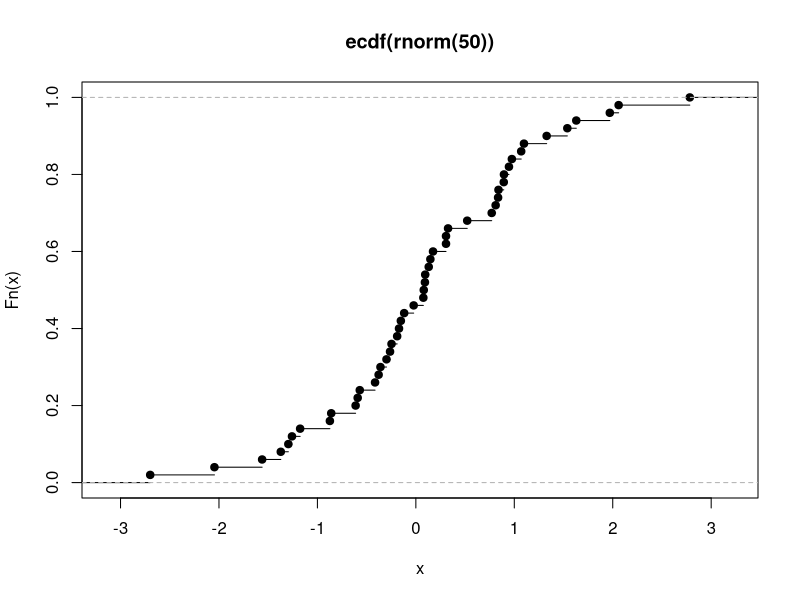

Generate this figure with R: (Note: this script raises an error after producing the figure.)
#Environments and Functions
#--------------------------
#Environments
#~~~~~~~~~~~~


an_environment <- new.env()


an_environment[["pythag"]] <- c(12, 15, 20, 21) #See http://oeis.org/A156683

an_environment$root <- polyroot(c(6, -5, 1))


assign(
  "moonday",
  weekdays(as.Date("1969/07/20")),
  an_environment
)


an_environment[["pythag"]]
an_environment$root

get("moonday", an_environment)


ls(envir = an_environment)

ls.str(envir = an_environment)


exists("pythag", an_environment)


#Convert to list
(a_list <- as.list(an_environment))
a_list
# ... and back again.  Both lines of code do the same thing
as.environment(a_list)
list2env(a_list)


nested_environment <- new.env(parent = an_environment)

name = "Atin"
exists("name", nested_environment)

exists("pythag", nested_environment, inherits = FALSE)


non_stormers <<- c(3, 7, 8, 13, 17, 18, 21) #See http://oeis.org/A002312

get("non_stormers", envir = globalenv())

head(ls(envir = baseenv()), 20)


#Functions
#~~~~~~~~~


#Creating and Calling Functions
#^^^^^^^^^^^^^^^^^^^^^^^^^^^^^^


rt


hypotenuse <- function(x, y)
{
  sqrt(x ^ 2 + y ^ 2)
}


hypotenuse <- function(x, y) sqrt(x ^ 2 + y ^ 2)   #same as before


hypotenuse(3, 4)
hypotenuse(y = 24, x = 7)


hypotenuse <- function(x = 5, y = 12)
{
  sqrt(x ^ 2 + y ^ 2)
}
hypotenuse() #equivalent to hypotenuse(5, 12)


formals(hypotenuse)

args(hypotenuse)

formalArgs(hypotenuse)


(body_of_hypotenuse <- body(hypotenuse))

deparse(body_of_hypotenuse)

normalize <- function(x, m = mean(x), s = sd(x))
{
  (x - m) / s
}

normalized <- normalize(c(1, 3, 6, 10, 15))

mean(normalized)        #almost 0!

sd(normalized)


normalize(c(1, 3, 6, 10, NA))


normalize <- function(x, m = mean(x, na.rm = na.rm),
  s = sd(x, na.rm = na.rm), na.rm = FALSE)
{
  (x - m) / s
}
normalize(c(1, 3, 6, 10, NA))
normalize(c(1, 3, 6, 10, NA), na.rm = TRUE)


normalize <- function(x, m = mean(x, ...), s = sd(x, ...), ...)
{
  (x - m) / s
}
normalize(c(1, 3, 6, 10, NA))
normalize(c(1, 3, 6, 10, NA), na.rm = TRUE)


#Passing Functions To and From Other Functions
#^^^^^^^^^^^^^^^^^^^^^^^^^^^^^^^^^^^^^^^^^^^^^


do.call(hypotenuse, list(x = 3, y = 4)) #same as hypotenuse(3, 4)


dfr1 <- data.frame(x = 1:5, y = rt(5, 1))
dfr2 <- data.frame(x = 6:10, y = rf(5, 1, 1))
dfr3 <- data.frame(x = 11:15, y = rbeta(5, 1, 1))

do.call(rbind, list(dfr1, dfr2, dfr3)) #same as rbind(dfr1, dfr2, dfr3)


menage <- c(1, 0, 0, 1, 2, 13, 80) #See http://oeis.org/A000179

mean(menage)


mean(c(1, 0, 0, 1, 2, 13, 80))


x_plus_y <- function(x, y) x + y

do.call(x_plus_y, list(1:5, 5:9))

#is the same as
do.call(function(x, y) x + y, list(1:5, 5:1))


(emp_cum_dist_fn <- ecdf(rnorm(50)))

is.function(emp_cum_dist_fn)

plot(emp_cum_dist_fn)


#Variable Scope
#^^^^^^^^^^^^^^


f <- function(x)
{
  y <- 1
  g <- function(x)
  {
    (x + y) / 2 #y is used, but is not a formal argument of g.
  }
  g(x)
}

f(sqrt(5))      #It works! y is magically found in the environment of f


f <- function(x)
{
  y <- 1
  g(x)
}
g <- function(x)
{
  (x + y) / 2
}
f(sqrt(5))


h <- function(x)
{
  x * y
}


h(9)


y <- 16
h(9)


h2 <- function(x)
{
  y = 2
  x * y
}


replicate(10, h2(9))

y

rm("y")


